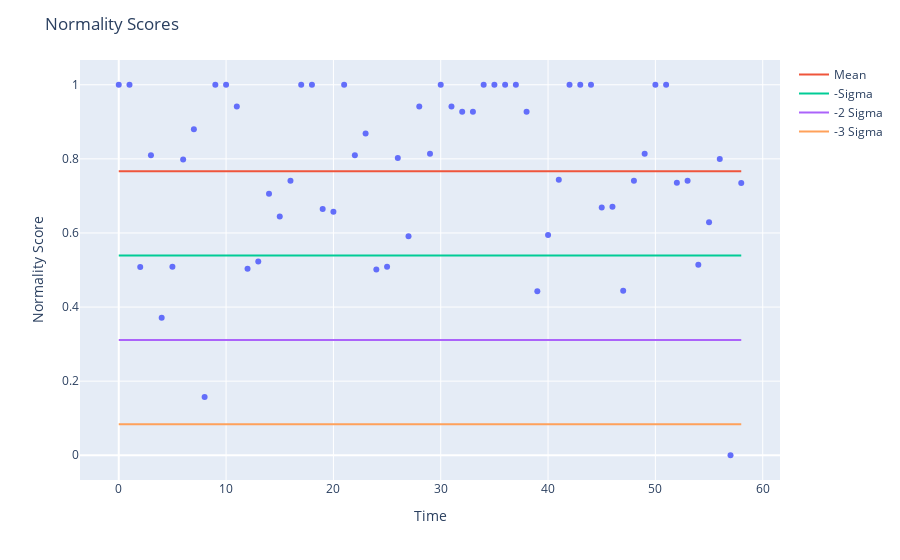

Notebook source saved alongside this figure:
### Code cell
import plotly.express as px

# Mean and std
mean = np.mean(scores)
std = np.std(scores)

#
# # Plot normality scores
# fig = go.Figure()
# fig.add_trace(go.Scatter(x=list(range(len(scores))), y=scores, mode='markers', name='Normality Scores'))
# fig.add_trace(go.Scatter(x=list(range(len(scores))), y=[mean for i in range(len(scores))], mode='lines', name='Mean'))
# fig.add_trace(go.Scatter(x=list(range(len(scores))), y=[mean - std for i in range(len(scores))], mode='lines', name='-Sigma'))
# fig.add_trace(go.Scatter(x=list(range(len(scores))), y=[mean - 2* std for i in range(len(scores))], mode='lines', name='-2 Sigma'))
# fig.add_trace(go.Scatter(x=list(range(len(scores))), y=[mean - 3* std for i in range(len(scores))], mode='lines', name='-3 Sigma'))

# fig.update_layout(title='Normality Scores', xaxis_title='Time', yaxis_title='Normality Score')

# fig.show()

# Plot normality scores from df_unscaled_both against index. Hover data for each point: all columns in df_unscaled_both
fig = px.scatter(df_unscaled_both, x=df_unscaled_both.index, y='normality_score', hover_data=df_unscaled_both.columns)
fig.update_layout(title='Normality Scores', xaxis_title='Time', yaxis_title='Normality Score')

# Include mean, -1 std, -2 std, -3 std
fig.add_trace(go.Scatter(x=list(range(len(scores))), y=[mean for i in range(len(scores))], mode='lines', name='Mean'))
fig.add_trace(go.Scatter(x=list(range(len(scores))), y=[mean - std for i in range(len(scores))], mode='lines', name='-Sigma'))
fig.add_trace(go.Scatter(x=list(range(len(scores))), y=[mean - 2* std for i in range(len(scores))], mode='lines', name='-2 Sigma'))
fig.add_trace(go.Scatter(x=list(range(len(scores))), y=[mean - 3* std for i in range(len(scores))], mode='lines', name='-3 Sigma'))

fig.show()

### Figure 1 — Plotly figure (JSON) as saved in the notebook; plotly's stock layout.template omitted (floating-point values rounded to 4 significant figures; data arrays with more than 128 entries replaced by an {"elided": "..."} marker saying what was removed)
{"data": [{"customdata": {"elided": "59x7 mixed values"}, "hovertemplate": "index=%{x}<br>normality_score=%{y}<br>Start time=%{customdata[0]}<br>Duration=%{customdata[1]}<br>Number of interruptions=%{customdata[2]}<br>Duration of interruptions=%{customdata[3]}<br>Day of activity=%{customdata[4]}<br>Weekend or weekday=%{customdata[5]}<br>Start time short=%{customdata[6]}<extra></extra>", "legendgroup": "", "marker": {"color": "#636efa", "symbol": "circle"}, "mode": "markers", "name": "", "orientation": "v", "showlegend": false, "type": "scatter", "x": [0, 1, 2, 3, 4, 5, 6, 7, 8, 9, 10, 11, 12, 13, 14, 15, 16, 17, 18, 19, 20, 21, 22, 23, 24, 25, 26, 27, 28, 29, 30, 31, 32, 33, 34, 35, 36, 37, 38, 39, 40, 41, 42, 43, 44, 45, 46, 47, 48, 49, 50, 51, 52, 53, 54, 55, 56, 57, 58], "xaxis": "x", "y": [1, 1, 0.5078, 0.8096, 0.3709, 0.5087, 0.7981, 0.8797, 0.1569, 1, 1, 0.9412, 0.5031, 0.5227, 0.706, 0.6446, 0.7407, 1, 1, 0.6647, 0.6571, 1, 0.8096, 0.8683, 0.5014, 0.5087, 0.8021, 0.5913, 0.9412, 0.8136, 1, 0.9412, 0.9271, 0.9271, 1, 1, 1, 1, 0.9271, 0.4426, 0.5946, 0.7434, 1, 1, 1, 0.669, 0.6705, 0.4443, 0.7407, 0.8136, 1, 1, 0.7352, 0.7407, 0.5144, 0.629, 0.7995, 0, 0.7351], "yaxis": "y"}, {"mode": "lines", "name": "Mean", "type": "scatter", "x": [0, 1, 2, 3, 4, 5, 6, 7, 8, 9, 10, 11, 12, 13, 14, 15, 16, 17, 18, 19, 20, 21, 22, 23, 24, 25, 26, 27, 28, 29, 30, 31, 32, 33, 34, 35, 36, 37, 38, 39, 40, 41, 42, 43, 44, 45, 46, 47, 48, 49, 50, 51, 52, 53, 54, 55, 56, 57, 58], "y": [0.7668, 0.7668, 0.7668, 0.7668, 0.7668, 0.7668, 0.7668, 0.7668, 0.7668, 0.7668, 0.7668, 0.7668, 0.7668, 0.7668, 0.7668, 0.7668, 0.7668, 0.7668, 0.7668, 0.7668, 0.7668, 0.7668, 0.7668, 0.7668, 0.7668, 0.7668, 0.7668, 0.7668, 0.7668, 0.7668, 0.7668, 0.7668, 0.7668, 0.7668, 0.7668, 0.7668, 0.7668, 0.7668, 0.7668, 0.7668, 0.7668, 0.7668, 0.7668, 0.7668, 0.7668, 0.7668, 0.7668, 0.7668, 0.7668, 0.7668, 0.7668, 0.7668, 0.7668, 0.7668, 0.7668, 0.7668, 0.7668, 0.7668, 0.7668]}, {"mode": "lines", "name": "-Sigma", "type": "scatter", "x": [0, 1, 2, 3, 4, 5, 6, 7, 8, 9, 10, 11, 12, 13, 14, 15, 16, 17, 18, 19, 20, 21, 22, 23, 24, 25, 26, 27, 28, 29, 30, 31, 32, 33, 34, 35, 36, 37, 38, 39, 40, 41, 42, 43, 44, 45, 46, 47, 48, 49, 50, 51, 52, 53, 54, 55, 56, 57, 58], "y": [0.5391, 0.5391, 0.5391, 0.5391, 0.5391, 0.5391, 0.5391, 0.5391, 0.5391, 0.5391, 0.5391, 0.5391, 0.5391, 0.5391, 0.5391, 0.5391, 0.5391, 0.5391, 0.5391, 0.5391, 0.5391, 0.5391, 0.5391, 0.5391, 0.5391, 0.5391, 0.5391, 0.5391, 0.5391, 0.5391, 0.5391, 0.5391, 0.5391, 0.5391, 0.5391, 0.5391, 0.5391, 0.5391, 0.5391, 0.5391, 0.5391, 0.5391, 0.5391, 0.5391, 0.5391, 0.5391, 0.5391, 0.5391, 0.5391, 0.5391, 0.5391, 0.5391, 0.5391, 0.5391, 0.5391, 0.5391, 0.5391, 0.5391, 0.5391]}, {"mode": "lines", "name": "-2 Sigma", "type": "scatter", "x": [0, 1, 2, 3, 4, 5, 6, 7, 8, 9, 10, 11, 12, 13, 14, 15, 16, 17, 18, 19, 20, 21, 22, 23, 24, 25, 26, 27, 28, 29, 30, 31, 32, 33, 34, 35, 36, 37, 38, 39, 40, 41, 42, 43, 44, 45, 46, 47, 48, 49, 50, 51, 52, 53, 54, 55, 56, 57, 58], "y": [0.3113, 0.3113, 0.3113, 0.3113, 0.3113, 0.3113, 0.3113, 0.3113, 0.3113, 0.3113, 0.3113, 0.3113, 0.3113, 0.3113, 0.3113, 0.3113, 0.3113, 0.3113, 0.3113, 0.3113, 0.3113, 0.3113, 0.3113, 0.3113, 0.3113, 0.3113, 0.3113, 0.3113, 0.3113, 0.3113, 0.3113, 0.3113, 0.3113, 0.3113, 0.3113, 0.3113, 0.3113, 0.3113, 0.3113, 0.3113, 0.3113, 0.3113, 0.3113, 0.3113, 0.3113, 0.3113, 0.3113, 0.3113, 0.3113, 0.3113, 0.3113, 0.3113, 0.3113, 0.3113, 0.3113, 0.3113, 0.3113, 0.3113, 0.3113]}, {"mode": "lines", "name": "-3 Sigma", "type": "scatter", "x": [0, 1, 2, 3, 4, 5, 6, 7, 8, 9, 10, 11, 12, 13, 14, 15, 16, 17, 18, 19, 20, 21, 22, 23, 24, 25, 26, 27, 28, 29, 30, 31, 32, 33, 34, 35, 36, 37, 38, 39, 40, 41, 42, 43, 44, 45, 46, 47, 48, 49, 50, 51, 52, 53, 54, 55, 56, 57, 58], "y": [0.08356, 0.08356, 0.08356, 0.08356, 0.08356, 0.08356, 0.08356, 0.08356, 0.08356, 0.08356, 0.08356, 0.08356, 0.08356, 0.08356, 0.08356, 0.08356, 0.08356, 0.08356, 0.08356, 0.08356, 0.08356, 0.08356, 0.08356, 0.08356, 0.08356, 0.08356, 0.08356, 0.08356, 0.08356, 0.08356, 0.08356, 0.08356, 0.08356, 0.08356, 0.08356, 0.08356, 0.08356, 0.08356, 0.08356, 0.08356, 0.08356, 0.08356, 0.08356, 0.08356, 0.08356, 0.08356, 0.08356, 0.08356, 0.08356, 0.08356, 0.08356, 0.08356, 0.08356, 0.08356, 0.08356, 0.08356, 0.08356, 0.08356, 0.08356]}], "layout": {"legend": {"tracegroupgap": 0}, "margin": {"t": 60}, "title": {"text": "Normality Scores"}, "xaxis": {"anchor": "y", "domain": [0, 1], "title": {"text": "Time"}}, "yaxis": {"anchor": "x", "domain": [0, 1], "title": {"text": "Normality Score"}}}}
